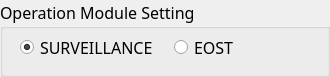
              <widget class="QGroupBox" name="groupBox_5">
               <property name="minimumSize">
                <size>
                 <width>0</width>
                 <height>70</height>
                </size>
               </property>
               <property name="font">
                <font>
                 <family>Segoe UI Semibold</family>
                 <pointsize>12</pointsize>
                 <weight>7</weight>
                 <italic>false</italic>
                 <bold>false</bold>
                </font>
               </property>
               <property name="styleSheet">
                <string notr="true">font: 63 12pt &quot;Segoe UI Semibold&quot;;</string>
               </property>
               <property name="title">
                <string>Operation Module Setting</string>
               </property>
               <widget class="QWidget" name="horizontalLayoutWidget">
                <property name="geometry">
                 <rect>
                  <x>20</x>
                  <y>27</y>
                  <width>301</width>
                  <height>41</height>
                 </rect>
                </property>
                <layout class="QHBoxLayout" name="horizontalLayout">
                 <item>
                  <widget class="QRadioButton" name="RADIO_SURV">
                   <property name="font">
                    <font>
                     <family>Segoe UI Semibold</family>
                     <pointsize>12</pointsize>
                     <weight>7</weight>
                     <italic>false</italic>
                     <bold>false</bold>
                    </font>
                   </property>
                   <property name="text">
                    <string>SURVEILLANCE</string>
                   </property>
                   <property name="checked">
                    <bool>true</bool>
                   </property>
                  </widget>
                 </item>
                 <item>
                  <widget class="QRadioButton" name="RADIO_EOST">
                   <property name="font">
                    <font>
                     <family>Segoe UI Semibold</family>
                     <pointsize>12</pointsize>
                     <weight>7</weight>
                     <italic>false</italic>
                     <bold>false</bold>
                    </font>
                   </property>
                   <property name="text">
                    <string>EOST</string>
                   </property>
                  </widget>
                 </item>
                </layout>
               </widget>
              </widget>
